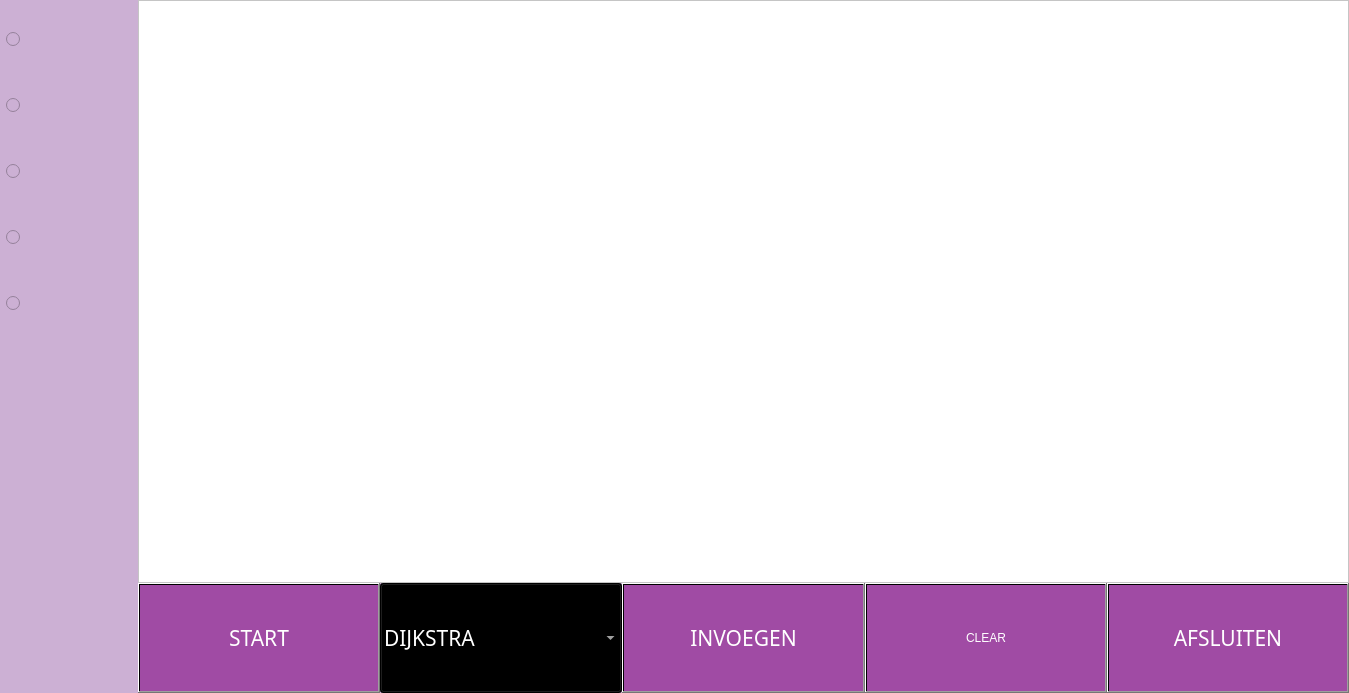
<?xml version="1.0" encoding="UTF-8"?>
<ui version="4.0">
 <class>MainWindow</class>
 <widget class="QMainWindow" name="MainWindow">
  <property name="geometry">
   <rect>
    <x>0</x>
    <y>0</y>
    <width>1349</width>
    <height>693</height>
   </rect>
  </property>
  <property name="windowTitle">
   <string>MainWindow</string>
  </property>
  <property name="styleSheet">
   <string notr="true">background-color: rgba(204, 176, 212, 210);</string>
  </property>
  <widget class="QWidget" name="centralWidget">
   <layout class="QGridLayout" name="gridLayout">
    <property name="leftMargin">
     <number>6</number>
    </property>
    <property name="topMargin">
     <number>0</number>
    </property>
    <property name="rightMargin">
     <number>0</number>
    </property>
    <property name="bottomMargin">
     <number>0</number>
    </property>
    <property name="spacing">
     <number>0</number>
    </property>
    <item row="0" column="0">
     <layout class="QHBoxLayout" name="horizontalLayout_7">
      <item>
       <layout class="QVBoxLayout" name="verticalLayout_2">
        <item>
         <spacer name="verticalSpacer_2">
          <property name="orientation">
           <enum>Qt::Vertical</enum>
          </property>
          <property name="sizeType">
           <enum>QSizePolicy::Fixed</enum>
          </property>
          <property name="sizeHint" stdset="0">
           <size>
            <width>20</width>
            <height>10</height>
           </size>
          </property>
         </spacer>
        </item>
        <item>
         <layout class="QHBoxLayout" name="horizontalLayout_2">
          <item>
           <widget class="QRadioButton" name="KnoopRadio">
            <property name="minimumSize">
             <size>
              <width>20</width>
              <height>17</height>
             </size>
            </property>
            <property name="font">
             <font>
              <pointsize>12</pointsize>
             </font>
            </property>
            <property name="text">
             <string/>
            </property>
           </widget>
          </item>
          <item>
           <widget class="QLabel" name="label">
            <property name="sizePolicy">
             <sizepolicy hsizetype="Fixed" vsizetype="Fixed">
              <horstretch>0</horstretch>
              <verstretch>0</verstretch>
             </sizepolicy>
            </property>
            <property name="minimumSize">
             <size>
              <width>60</width>
              <height>60</height>
             </size>
            </property>
            <property name="maximumSize">
             <size>
              <width>60</width>
              <height>60</height>
             </size>
            </property>
            <property name="baseSize">
             <size>
              <width>0</width>
              <height>0</height>
             </size>
            </property>
            <property name="mouseTracking">
             <bool>false</bool>
            </property>
            <property name="text">
             <string/>
            </property>
            <property name="pixmap">
             <pixmap>knoop.png</pixmap>
            </property>
            <property name="scaledContents">
             <bool>true</bool>
            </property>
           </widget>
          </item>
         </layout>
        </item>
        <item>
         <layout class="QHBoxLayout" name="horizontalLayout_3">
          <item>
           <widget class="QRadioButton" name="StartKnoopRadio">
            <property name="minimumSize">
             <size>
              <width>20</width>
              <height>17</height>
             </size>
            </property>
            <property name="font">
             <font>
              <pointsize>12</pointsize>
             </font>
            </property>
            <property name="text">
             <string/>
            </property>
           </widget>
          </item>
          <item>
           <widget class="QLabel" name="label_2">
            <property name="sizePolicy">
             <sizepolicy hsizetype="Fixed" vsizetype="Fixed">
              <horstretch>0</horstretch>
              <verstretch>0</verstretch>
             </sizepolicy>
            </property>
            <property name="minimumSize">
             <size>
              <width>60</width>
              <height>60</height>
             </size>
            </property>
            <property name="maximumSize">
             <size>
              <width>60</width>
              <height>60</height>
             </size>
            </property>
            <property name="text">
             <string/>
            </property>
            <property name="pixmap">
             <pixmap>startknoop.png</pixmap>
            </property>
            <property name="scaledContents">
             <bool>true</bool>
            </property>
           </widget>
          </item>
         </layout>
        </item>
        <item>
         <layout class="QHBoxLayout" name="horizontalLayout_4">
          <item>
           <widget class="QRadioButton" name="EindKnoopRadio">
            <property name="minimumSize">
             <size>
              <width>20</width>
              <height>17</height>
             </size>
            </property>
            <property name="font">
             <font>
              <pointsize>12</pointsize>
             </font>
            </property>
            <property name="text">
             <string/>
            </property>
           </widget>
          </item>
          <item>
           <widget class="QLabel" name="label_3">
            <property name="sizePolicy">
             <sizepolicy hsizetype="Fixed" vsizetype="Fixed">
              <horstretch>0</horstretch>
              <verstretch>0</verstretch>
             </sizepolicy>
            </property>
            <property name="minimumSize">
             <size>
              <width>60</width>
              <height>60</height>
             </size>
            </property>
            <property name="maximumSize">
             <size>
              <width>60</width>
              <height>60</height>
             </size>
            </property>
            <property name="text">
             <string/>
            </property>
            <property name="pixmap">
             <pixmap>eindknoop.png</pixmap>
            </property>
            <property name="scaledContents">
             <bool>true</bool>
            </property>
           </widget>
          </item>
         </layout>
        </item>
        <item>
         <layout class="QHBoxLayout" name="horizontalLayout_5">
          <item>
           <widget class="QRadioButton" name="OngerichteTakRadio">
            <property name="minimumSize">
             <size>
              <width>20</width>
              <height>17</height>
             </size>
            </property>
            <property name="font">
             <font>
              <pointsize>12</pointsize>
             </font>
            </property>
            <property name="text">
             <string/>
            </property>
           </widget>
          </item>
          <item>
           <widget class="QLabel" name="label_4">
            <property name="sizePolicy">
             <sizepolicy hsizetype="Fixed" vsizetype="Fixed">
              <horstretch>0</horstretch>
              <verstretch>0</verstretch>
             </sizepolicy>
            </property>
            <property name="minimumSize">
             <size>
              <width>60</width>
              <height>60</height>
             </size>
            </property>
            <property name="maximumSize">
             <size>
              <width>60</width>
              <height>60</height>
             </size>
            </property>
            <property name="text">
             <string/>
            </property>
            <property name="pixmap">
             <pixmap>gerichtepijll.png</pixmap>
            </property>
            <property name="scaledContents">
             <bool>true</bool>
            </property>
           </widget>
          </item>
         </layout>
        </item>
        <item>
         <layout class="QHBoxLayout" name="horizontalLayout_6">
          <item>
           <widget class="QRadioButton" name="GerichteTakRadio">
            <property name="minimumSize">
             <size>
              <width>20</width>
              <height>17</height>
             </size>
            </property>
            <property name="font">
             <font>
              <pointsize>12</pointsize>
             </font>
            </property>
            <property name="text">
             <string/>
            </property>
           </widget>
          </item>
          <item>
           <widget class="QLabel" name="label_5">
            <property name="sizePolicy">
             <sizepolicy hsizetype="Fixed" vsizetype="Fixed">
              <horstretch>0</horstretch>
              <verstretch>0</verstretch>
             </sizepolicy>
            </property>
            <property name="minimumSize">
             <size>
              <width>60</width>
              <height>60</height>
             </size>
            </property>
            <property name="maximumSize">
             <size>
              <width>60</width>
              <height>60</height>
             </size>
            </property>
            <property name="text">
             <string/>
            </property>
            <property name="pixmap">
             <pixmap>gerichtpijl.png</pixmap>
            </property>
            <property name="scaledContents">
             <bool>true</bool>
            </property>
           </widget>
          </item>
         </layout>
        </item>
        <item>
         <spacer name="verticalSpacer">
          <property name="orientation">
           <enum>Qt::Vertical</enum>
          </property>
          <property name="sizeHint" stdset="0">
           <size>
            <width>20</width>
            <height>60</height>
           </size>
          </property>
         </spacer>
        </item>
       </layout>
      </item>
      <item>
       <spacer name="horizontalSpacer">
        <property name="orientation">
         <enum>Qt::Horizontal</enum>
        </property>
        <property name="sizeType">
         <enum>QSizePolicy::Fixed</enum>
        </property>
        <property name="sizeHint" stdset="0">
         <size>
          <width>40</width>
          <height>20</height>
         </size>
        </property>
       </spacer>
      </item>
      <item>
       <layout class="QVBoxLayout" name="verticalLayout">
        <property name="spacing">
         <number>0</number>
        </property>
        <item>
         <widget class="QGraphicsView" name="graphicsView">
          <property name="sizePolicy">
           <sizepolicy hsizetype="Expanding" vsizetype="Expanding">
            <horstretch>0</horstretch>
            <verstretch>0</verstretch>
           </sizepolicy>
          </property>
          <property name="maximumSize">
           <size>
            <width>16777215</width>
            <height>16777215</height>
           </size>
          </property>
          <property name="styleSheet">
           <string notr="true">background-color: rgb(255, 255, 255);</string>
          </property>
         </widget>
        </item>
        <item>
         <layout class="QHBoxLayout" name="horizontalLayout">
          <property name="spacing">
           <number>0</number>
          </property>
          <item>
           <widget class="QPushButton" name="StartKnop">
            <property name="minimumSize">
             <size>
              <width>0</width>
              <height>110</height>
             </size>
            </property>
            <property name="palette">
             <palette>
              <active>
               <colorrole role="WindowText">
                <brush brushstyle="SolidPattern">
                 <color alpha="255">
                  <red>255</red>
                  <green>255</green>
                  <blue>255</blue>
                 </color>
                </brush>
               </colorrole>
               <colorrole role="Button">
                <brush brushstyle="LinearGradientPattern">
                 <gradient startx="1.000000000000000" starty="0.000000000000000" endx="1.000000000000000" endy="0.000000000000000" type="LinearGradient" spread="PadSpread" coordinatemode="ObjectBoundingMode">
                  <gradientstop position="0.000000000000000">
                   <color alpha="255">
                    <red>160</red>
                    <green>75</green>
                    <blue>164</blue>
                   </color>
                  </gradientstop>
                  <gradientstop position="1.000000000000000">
                   <color alpha="255">
                    <red>255</red>
                    <green>255</green>
                    <blue>255</blue>
                   </color>
                  </gradientstop>
                 </gradient>
                </brush>
               </colorrole>
               <colorrole role="Text">
                <brush brushstyle="SolidPattern">
                 <color alpha="255">
                  <red>255</red>
                  <green>255</green>
                  <blue>255</blue>
                 </color>
                </brush>
               </colorrole>
               <colorrole role="ButtonText">
                <brush brushstyle="SolidPattern">
                 <color alpha="255">
                  <red>255</red>
                  <green>255</green>
                  <blue>255</blue>
                 </color>
                </brush>
               </colorrole>
               <colorrole role="Base">
                <brush brushstyle="LinearGradientPattern">
                 <gradient startx="1.000000000000000" starty="0.000000000000000" endx="1.000000000000000" endy="0.000000000000000" type="LinearGradient" spread="PadSpread" coordinatemode="ObjectBoundingMode">
                  <gradientstop position="0.000000000000000">
                   <color alpha="255">
                    <red>160</red>
                    <green>75</green>
                    <blue>164</blue>
                   </color>
                  </gradientstop>
                  <gradientstop position="1.000000000000000">
                   <color alpha="255">
                    <red>255</red>
                    <green>255</green>
                    <blue>255</blue>
                   </color>
                  </gradientstop>
                 </gradient>
                </brush>
               </colorrole>
               <colorrole role="Window">
                <brush brushstyle="LinearGradientPattern">
                 <gradient startx="1.000000000000000" starty="0.000000000000000" endx="1.000000000000000" endy="0.000000000000000" type="LinearGradient" spread="PadSpread" coordinatemode="ObjectBoundingMode">
                  <gradientstop position="0.000000000000000">
                   <color alpha="255">
                    <red>160</red>
                    <green>75</green>
                    <blue>164</blue>
                   </color>
                  </gradientstop>
                  <gradientstop position="1.000000000000000">
                   <color alpha="255">
                    <red>255</red>
                    <green>255</green>
                    <blue>255</blue>
                   </color>
                  </gradientstop>
                 </gradient>
                </brush>
               </colorrole>
              </active>
              <inactive>
               <colorrole role="WindowText">
                <brush brushstyle="SolidPattern">
                 <color alpha="255">
                  <red>255</red>
                  <green>255</green>
                  <blue>255</blue>
                 </color>
                </brush>
               </colorrole>
               <colorrole role="Button">
                <brush brushstyle="LinearGradientPattern">
                 <gradient startx="1.000000000000000" starty="0.000000000000000" endx="1.000000000000000" endy="0.000000000000000" type="LinearGradient" spread="PadSpread" coordinatemode="ObjectBoundingMode">
                  <gradientstop position="0.000000000000000">
                   <color alpha="255">
                    <red>160</red>
                    <green>75</green>
                    <blue>164</blue>
                   </color>
                  </gradientstop>
                  <gradientstop position="1.000000000000000">
                   <color alpha="255">
                    <red>255</red>
                    <green>255</green>
                    <blue>255</blue>
                   </color>
                  </gradientstop>
                 </gradient>
                </brush>
               </colorrole>
               <colorrole role="Text">
                <brush brushstyle="SolidPattern">
                 <color alpha="255">
                  <red>255</red>
                  <green>255</green>
                  <blue>255</blue>
                 </color>
                </brush>
               </colorrole>
               <colorrole role="ButtonText">
                <brush brushstyle="SolidPattern">
                 <color alpha="255">
                  <red>255</red>
                  <green>255</green>
                  <blue>255</blue>
                 </color>
                </brush>
               </colorrole>
               <colorrole role="Base">
                <brush brushstyle="LinearGradientPattern">
                 <gradient startx="1.000000000000000" starty="0.000000000000000" endx="1.000000000000000" endy="0.000000000000000" type="LinearGradient" spread="PadSpread" coordinatemode="ObjectBoundingMode">
                  <gradientstop position="0.000000000000000">
                   <color alpha="255">
                    <red>160</red>
                    <green>75</green>
                    <blue>164</blue>
                   </color>
                  </gradientstop>
                  <gradientstop position="1.000000000000000">
                   <color alpha="255">
                    <red>255</red>
                    <green>255</green>
                    <blue>255</blue>
                   </color>
                  </gradientstop>
                 </gradient>
                </brush>
               </colorrole>
               <colorrole role="Window">
                <brush brushstyle="LinearGradientPattern">
                 <gradient startx="1.000000000000000" starty="0.000000000000000" endx="1.000000000000000" endy="0.000000000000000" type="LinearGradient" spread="PadSpread" coordinatemode="ObjectBoundingMode">
                  <gradientstop position="0.000000000000000">
                   <color alpha="255">
                    <red>160</red>
                    <green>75</green>
                    <blue>164</blue>
                   </color>
                  </gradientstop>
                  <gradientstop position="1.000000000000000">
                   <color alpha="255">
                    <red>255</red>
                    <green>255</green>
                    <blue>255</blue>
                   </color>
                  </gradientstop>
                 </gradient>
                </brush>
               </colorrole>
              </inactive>
              <disabled>
               <colorrole role="WindowText">
                <brush brushstyle="SolidPattern">
                 <color alpha="255">
                  <red>255</red>
                  <green>255</green>
                  <blue>255</blue>
                 </color>
                </brush>
               </colorrole>
               <colorrole role="Button">
                <brush brushstyle="LinearGradientPattern">
                 <gradient startx="1.000000000000000" starty="0.000000000000000" endx="1.000000000000000" endy="0.000000000000000" type="LinearGradient" spread="PadSpread" coordinatemode="ObjectBoundingMode">
                  <gradientstop position="0.000000000000000">
                   <color alpha="255">
                    <red>160</red>
                    <green>75</green>
                    <blue>164</blue>
                   </color>
                  </gradientstop>
                  <gradientstop position="1.000000000000000">
                   <color alpha="255">
                    <red>255</red>
                    <green>255</green>
                    <blue>255</blue>
                   </color>
                  </gradientstop>
                 </gradient>
                </brush>
               </colorrole>
               <colorrole role="Text">
                <brush brushstyle="SolidPattern">
                 <color alpha="255">
                  <red>255</red>
                  <green>255</green>
                  <blue>255</blue>
                 </color>
                </brush>
               </colorrole>
               <colorrole role="ButtonText">
                <brush brushstyle="SolidPattern">
                 <color alpha="255">
                  <red>255</red>
                  <green>255</green>
                  <blue>255</blue>
                 </color>
                </brush>
               </colorrole>
               <colorrole role="Base">
                <brush brushstyle="LinearGradientPattern">
                 <gradient startx="1.000000000000000" starty="0.000000000000000" endx="1.000000000000000" endy="0.000000000000000" type="LinearGradient" spread="PadSpread" coordinatemode="ObjectBoundingMode">
                  <gradientstop position="0.000000000000000">
                   <color alpha="255">
                    <red>160</red>
                    <green>75</green>
                    <blue>164</blue>
                   </color>
                  </gradientstop>
                  <gradientstop position="1.000000000000000">
                   <color alpha="255">
                    <red>255</red>
                    <green>255</green>
                    <blue>255</blue>
                   </color>
                  </gradientstop>
                 </gradient>
                </brush>
               </colorrole>
               <colorrole role="Window">
                <brush brushstyle="LinearGradientPattern">
                 <gradient startx="1.000000000000000" starty="0.000000000000000" endx="1.000000000000000" endy="0.000000000000000" type="LinearGradient" spread="PadSpread" coordinatemode="ObjectBoundingMode">
                  <gradientstop position="0.000000000000000">
                   <color alpha="255">
                    <red>160</red>
                    <green>75</green>
                    <blue>164</blue>
                   </color>
                  </gradientstop>
                  <gradientstop position="1.000000000000000">
                   <color alpha="255">
                    <red>255</red>
                    <green>255</green>
                    <blue>255</blue>
                   </color>
                  </gradientstop>
                 </gradient>
                </brush>
               </colorrole>
              </disabled>
             </palette>
            </property>
            <property name="font">
             <font>
              <family>Arial Black</family>
              <pointsize>16</pointsize>
              <weight>9</weight>
              <italic>false</italic>
              <bold>false</bold>
             </font>
            </property>
            <property name="styleSheet">
             <string notr="true">background-color: qlineargradient(spread:pad, x1:1, y1:0, x2:1, y2:0, stop:0 rgba(160, 75, 164, 255), stop:1 rgba(255, 255, 255, 255));
color: rgb(255, 255, 255);
font: 75 16pt &quot;Arial Black&quot;;

</string>
            </property>
            <property name="text">
             <string>START</string>
            </property>
           </widget>
          </item>
          <item>
           <widget class="QComboBox" name="algChoice">
            <property name="sizePolicy">
             <sizepolicy hsizetype="Minimum" vsizetype="Fixed">
              <horstretch>0</horstretch>
              <verstretch>0</verstretch>
             </sizepolicy>
            </property>
            <property name="minimumSize">
             <size>
              <width>200</width>
              <height>110</height>
             </size>
            </property>
            <property name="font">
             <font>
              <family>Arial Black</family>
              <pointsize>16</pointsize>
              <weight>9</weight>
              <italic>false</italic>
              <bold>false</bold>
             </font>
            </property>
            <property name="styleSheet">
             <string notr="true">background-color: qlineargradient(spread:pad, x1:1, y1:0, x2:1, y2:0, stop:0 rgba(160, 75, 164, 255), stop:1 rgba(255, 255, 255, 255));
color: rgb(255, 255, 255);
font: 75 16pt &quot;Arial Black&quot;;
padding: 1px 0px 1px 3px; /*This makes text colour work*/
</string>
            </property>
            <property name="editable">
             <bool>false</bool>
            </property>
            <property name="currentText">
             <string>DIJKSTRA</string>
            </property>
            <item>
             <property name="text">
              <string>DIJKSTRA</string>
             </property>
            </item>
            <item>
             <property name="text">
              <string>BELLMAN-FORD</string>
             </property>
            </item>
           </widget>
          </item>
          <item>
           <widget class="QPushButton" name="InvoegenKnop">
            <property name="minimumSize">
             <size>
              <width>0</width>
              <height>110</height>
             </size>
            </property>
            <property name="font">
             <font>
              <family>Arial Black</family>
              <pointsize>16</pointsize>
              <weight>9</weight>
              <italic>false</italic>
              <bold>false</bold>
             </font>
            </property>
            <property name="styleSheet">
             <string notr="true">background-color: qlineargradient(spread:pad, x1:1, y1:0, x2:1, y2:0, stop:0 rgba(160, 75, 164, 255), stop:1 rgba(255, 255, 255, 255));
color: rgb(255, 255, 255);
font: 75 16pt &quot;Arial Black&quot;;</string>
            </property>
            <property name="text">
             <string>INVOEGEN</string>
            </property>
           </widget>
          </item>
          <item>
           <widget class="QPushButton" name="ClearKnop">
            <property name="minimumSize">
             <size>
              <width>0</width>
              <height>110</height>
             </size>
            </property>
            <property name="styleSheet">
             <string notr="true">background-color: qlineargradient(spread:pad, x1:1, y1:0, x2:1, y2:0, stop:0 rgba(160, 75, 164, 255), stop:1 rgba(255, 255, 255, 255));
color: rgb(255, 255, 255);
font: 75 16pt &quot;Arial Black&quot;;

</string>
            </property>
            <property name="text">
             <string>CLEAR</string>
            </property>
           </widget>
          </item>
          <item>
           <widget class="QPushButton" name="AfsluitenKnop">
            <property name="minimumSize">
             <size>
              <width>0</width>
              <height>110</height>
             </size>
            </property>
            <property name="font">
             <font>
              <family>Arial Black</family>
              <pointsize>16</pointsize>
              <weight>9</weight>
              <italic>false</italic>
              <bold>false</bold>
             </font>
            </property>
            <property name="styleSheet">
             <string notr="true">background-color: qlineargradient(spread:pad, x1:1, y1:0, x2:1, y2:0, stop:0 rgba(160, 75, 164, 255), stop:1 rgba(255, 255, 255, 255));
color: rgb(255, 255, 255);
font: 75 16pt &quot;Arial Black&quot;;</string>
            </property>
            <property name="text">
             <string>AFSLUITEN</string>
            </property>
           </widget>
          </item>
         </layout>
        </item>
       </layout>
      </item>
     </layout>
    </item>
   </layout>
  </widget>
  <widget class="QMenuBar" name="menuBar">
   <property name="geometry">
    <rect>
     <x>0</x>
     <y>0</y>
     <width>1349</width>
     <height>25</height>
    </rect>
   </property>
  </widget>
 </widget>
 <layoutdefault spacing="6" margin="11"/>
 <resources/>
 <connections/>
</ui>
